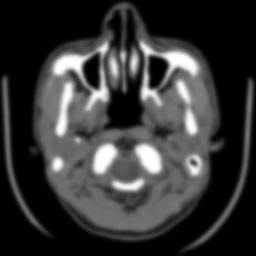
#> input picture images/Sample.jpg, 256 x 256 px; its folder holds only this picture in this run
$ python -i clahe_he.py   (imports and definitions only)
#> lines starting #> are read from the running program, lines starting #| are printed output that depends on the picture
#> further down, picture is the input picture: shape (256, 256, 3); min 0, max 255, mean 54.8
import cv2
import numpy as np


def apply_he(image):
    """
    Apply Histogram Equalization (HE) to an image.

    Parameters:
        image (numpy.ndarray): Input image (grayscale or color)

    Returns:
        numpy.ndarray: HE-enhanced image
    """

    # Convert to grayscale if needed
    if len(image.shape) == 3:
        gray = cv2.cvtColor(image, cv2.COLOR_BGR2GRAY)
    else:
        gray = image.copy()

    # Apply histogram equalization
    he_image = cv2.equalizeHist(gray)
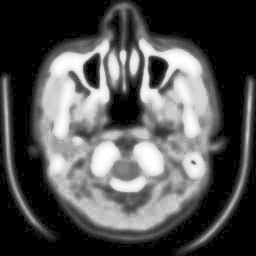
#> he_image: shape (256, 256); min 0, max 255, mean 81.8

    return he_image


def apply_clahe(
    image,
    clip_limit=2.0,
    tile_grid_size=(8, 8)
):
    """
    Apply Contrast Limited Adaptive Histogram Equalization (CLAHE).

    Parameters:
        image (numpy.ndarray): Input image (grayscale or color)
        clip_limit (float): Threshold for contrast limiting
        tile_grid_size (tuple): Size of grid for local equalization

    Returns:
        numpy.ndarray: CLAHE-enhanced image
    """
#> called with clip_limit = 2, tile_grid_size = (8, 8)

    # Convert to grayscale if needed
    if len(image.shape) == 3:
        gray = cv2.cvtColor(image, cv2.COLOR_BGR2GRAY)
    else:
        gray = image.copy()

    # Create CLAHE object
    clahe = cv2.createCLAHE(
        clipLimit=clip_limit,
        tileGridSize=tile_grid_size
    )

    clahe_image = clahe.apply(gray)
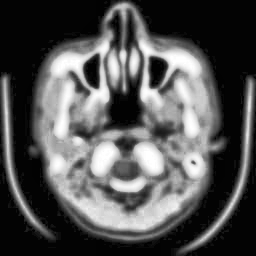
#> clahe_image: shape (256, 256); min 1, max 255, mean 82.8

    return clahe_image


def apply_he_clahe(
    image,
    clip_limit=2.0,
    tile_grid_size=(8, 8)
):
    """
    Sequentially apply HE followed by CLAHE.

    This provides global contrast normalization
    followed by controlled local enhancement.

    Parameters:
        image (numpy.ndarray): Input image
        clip_limit (float): CLAHE clip limit
        tile_grid_size (tuple): CLAHE tile grid size

    Returns:
        numpy.ndarray: Preprocessed image
    """

    he_image = apply_he(image)
    clahe_image = apply_clahe(
        he_image,
        clip_limit=clip_limit,
        tile_grid_size=tile_grid_size
    )

    return clahe_image

>>> import cv2
>>> picture = cv2.imread('../images/Sample.jpg')
>>> result = apply_he_clahe(picture)
